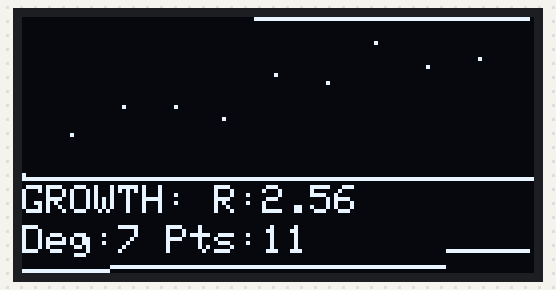
Bench run of a sketch on a simulated ESP32. Shown: 128×64 one-colour display. Random numbers use the default seed unless the sketch sets one.

Above: at 5.4 s.
At 9.6 s:
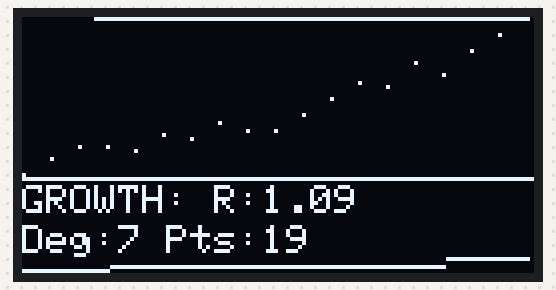
At 13.8 s:
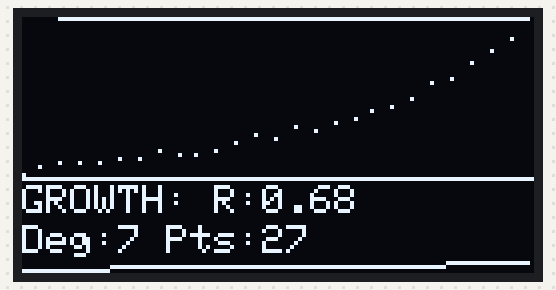
At 22.2 s:
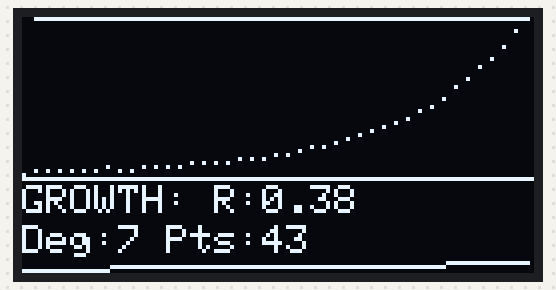
At 30.6 s:
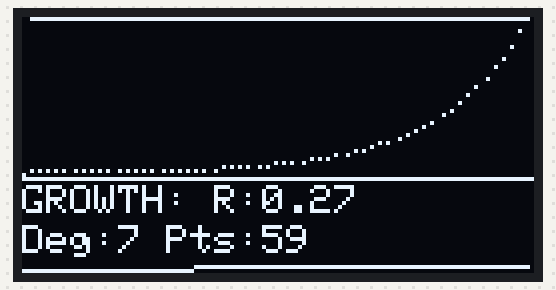
At 39.0 s:
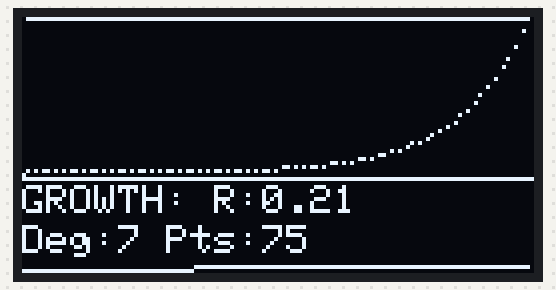

Measured:
- what the display in image 0 shows lasts 0.5 s, from 5.3 s to 5.8 s

The sketch:

exp_visual_fix1.ino
```cpp
#include <Arduino.h>
#include <Wire.h>
#include <Adafruit_GFX.h>
#include <Adafruit_SSD1306.h>
#include <vector>
#include <numeric>
#include <cmath>

#define SCREEN_WIDTH 128
#define SCREEN_HEIGHT 64
#define OLED_RESET -1
#define SCREEN_ADDRESS 0x3C

class AdvancedOLEDVisualizer {
private:
    Adafruit_SSD1306 display;

    // Improved mapping with float precision
    float mapFloat(float x, float in_min, float in_max, float out_min, float out_max) {
        return (x - in_min) * (out_max - out_min) / (in_max - in_min) + out_min;
    }

    // Compute polynomial derivative
    std::vector<float> computeDerivative(const std::vector<float>& coeffs) {
        std::vector<float> derivative;
        for (size_t i = 1; i < coeffs.size(); ++i) {
            derivative.push_back(i * coeffs[i]);
        }
        return derivative;
    }

public:
    AdvancedOLEDVisualizer() : display(SCREEN_WIDTH, SCREEN_HEIGHT, &Wire, OLED_RESET) {}

    void begin() {
        Wire.begin();
        if(!display.begin(SSD1306_SWITCHCAPVCC, SCREEN_ADDRESS)) {
            Serial.println(F("SSD1306 allocation failed"));
            for(;;);
        }
        display.clearDisplay();
        display.setTextSize(1);
        display.setTextColor(SSD1306_WHITE);
    }

    void visualizeGrowthAnalysis(
        const std::vector<float>& xData,
        const std::vector<float>& yData,
        const std::vector<float>& coeffs,
        bool growthDetected,
        float growthRate
    ) {
        display.clearDisplay();

        // Find data ranges
        float xMin = *std::min_element(xData.begin(), xData.end());
        float xMax = *std::max_element(xData.begin(), xData.end());
        float yMin = *std::min_element(yData.begin(), yData.end());
        float yMax = *std::max_element(yData.begin(), yData.end());

        // Compute derivative
        std::vector<float> derivative = computeDerivative(coeffs);

        // Split screen into three regions
        int dataPlotHeight = 40;  // Main data plot
        int bottomInfoHeight = 24;  // Bottom info area

        // Plot original data points
        for (size_t i = 0; i < xData.size(); ++i) {
            int x = mapFloat(xData[i], xMin, xMax, 0, SCREEN_WIDTH-1);
            int y = mapFloat(yData[i], yMin, yMax, dataPlotHeight-1, 0);
            display.drawPixel(x, y, SSD1306_WHITE);
        }

        // Plot fitted polynomial curve
        for (int x = 0; x < SCREEN_WIDTH; ++x) {
            float dataX = mapFloat(x, 0, SCREEN_WIDTH-1, xMin, xMax);

            // Evaluate polynomial
            float yFitted = 0.0;
            for (size_t j = 0; j < coeffs.size(); ++j) {
                yFitted += coeffs[j] * pow(dataX, j);
            }

            // Map fitted y to screen
            int y = mapFloat(yFitted, yMin, yMax, dataPlotHeight-1, 0);
            display.drawPixel(x, y, SSD1306_INVERSE);
        }

        // Plot derivative in bottom region
        float derivMin = *std::min_element(derivative.begin(), derivative.end());
        float derivMax = *std::max_element(derivative.begin(), derivative.end());

        for (int x = 0; x < SCREEN_WIDTH; ++x) {
            // Map screen x to derivative index
            size_t derivIndex = map(x, 0, SCREEN_WIDTH-1, 0, derivative.size()-1);

            // Evaluate derivative
            float derivValue = derivative[derivIndex];

            // Map derivative to bottom region
            int y = mapFloat(derivValue, derivMin, derivMax,
                             SCREEN_HEIGHT-1, dataPlotHeight);

            // Highlight growth regions
            if (growthDetected && derivValue > 0) {
                display.drawPixel(x, y, SSD1306_WHITE);
            } else {
                display.drawPixel(x, y, SSD1306_INVERSE);
            }
        }

        // Bottom info area
        display.drawFastHLine(0, dataPlotHeight, SCREEN_WIDTH, SSD1306_WHITE);

        // Compact info display
        display.setCursor(0, dataPlotHeight + 2);
        display.print(growthDetected ? "GROWTH:" : "NO GROWTH");
        display.print(" R:");
        display.print(growthRate, 2);

        // Degree and visualization indicator
        display.setCursor(0, dataPlotHeight + 12);
        display.print("Deg:");
        display.print(coeffs.size()-1);
        display.print(" Pts:");
        display.print(xData.size());

        display.display();
    }

    void displayErrorState(const String& errorMsg) {
        display.clearDisplay();
        display.setCursor(0,0);
        display.println("ERROR:");
        display.println(errorMsg);
        display.display();
    }
};

class AdvancedGrowthDetector {
private:
    std::vector<float> timestamps;
    std::vector<float> values;
    AdvancedOLEDVisualizer oledViz;

    float computeGrowthRate(const std::vector<float>& coeffs,
                             const std::vector<float>& xData) {
        if (xData.empty()) return 0.0;

        float lastX = xData.back();
        float lastValue = 0.0;
        float nextValue = 0.0;

        // Compute last and next values
        for (size_t j = 0; j < coeffs.size(); ++j) {
            lastValue += coeffs[j] * pow(lastX, j);
            nextValue += coeffs[j] * pow(lastX + 1, j);
        }

        // Compute growth rate
        return (nextValue - lastValue) / lastValue;
    }

    std::vector<float> fitPolynomial(
        const std::vector<float>& x,
        const std::vector<float>& y,
        int degree
    ) {
        // Simple polynomial fitting (could be replaced with more advanced method)
        std::vector<float> coeffs(degree + 1, 0.0);

        // Simplified least squares approximation
        for (size_t j = 0; j <= degree; ++j) {
            float sum = 0.0;
            for (size_t i = 0; i < x.size(); ++i) {
                float yPred = 0.0;
                for (size_t k = 0; k <= degree; ++k) {
                    yPred += (j == k ? 1 : 0) * pow(x[i], k);
                }
                sum += y[i] * pow(x[i], j);
            }
            coeffs[j] = sum;
        }

        return coeffs;
    }

public:
    void begin() {
        oledViz.begin();
    }

    void addDataPoint(float timestamp, float value) {
        timestamps.push_back(timestamp);
        values.push_back(value);

        // Limit dataset size
        if (timestamps.size() > 100) {
            timestamps.erase(timestamps.begin());
            values.erase(values.begin());
        }
    }

    bool detectExponentialGrowth() {
        if (timestamps.size() < 10) {
            oledViz.displayErrorState("Insufficient Data");
            return false;
        }

        // Try different polynomial degrees
        std::vector<int> degrees = {3, 4, 5, 6, 7};
        float bestGrowthRate = 0.0;
        bool growthDetected = false;
        std::vector<float> bestCoeffs;

        for (int degree : degrees) {
            std::vector<float> coeffs = fitPolynomial(
                timestamps, values, degree
            );

            // Compute growth rate
            float growthRate = computeGrowthRate(coeffs, timestamps);

            // Sophisticated growth detection criteria
            if (growthRate > 0.2 && growthRate < 5.0) {
                growthDetected = true;
                if (growthRate > bestGrowthRate) {
                    bestGrowthRate = growthRate;
                    bestCoeffs = coeffs;
                }
            }
        }

        // Visualize results
        oledViz.visualizeGrowthAnalysis(
            timestamps, values, bestCoeffs,
            growthDetected, bestGrowthRate
        );

        return growthDetected;
    }
};

// Pin Definitions (adjust for your specific ESP32 board)
#define SCL_PIN 22
#define SDA_PIN 21

AdvancedGrowthDetector growthDetector;

void setup() {
    Serial.begin(115200);

    // Initialize I2C with specific pins
    Wire.begin(SDA_PIN, SCL_PIN);

    // Initialize growth detector and OLED
    growthDetector.begin();
}

void loop() {
    // Simulate exponential-like data collection
    static float time = 0;

    // Simulated exponential growth with noise
    float value = 10 * exp(0.2 * time) + random(-50, 50) / 10.0;

    growthDetector.addDataPoint(time, value);

    // Detect growth and visualize
    growthDetector.detectExponentialGrowth();

    time += 0.5;
    delay(500);
}
```
